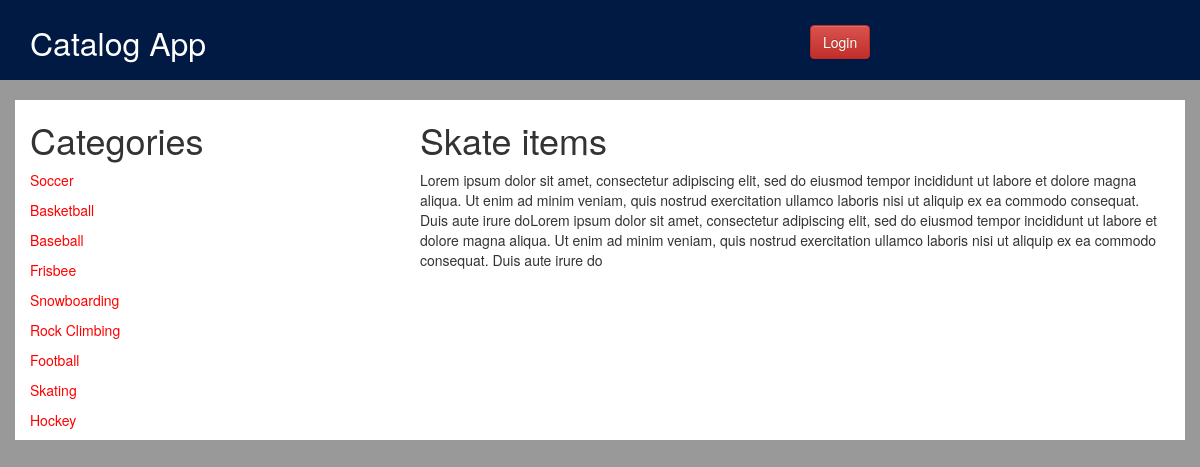
/catalog/Skating/6, run on an earlier commit of the app's database.
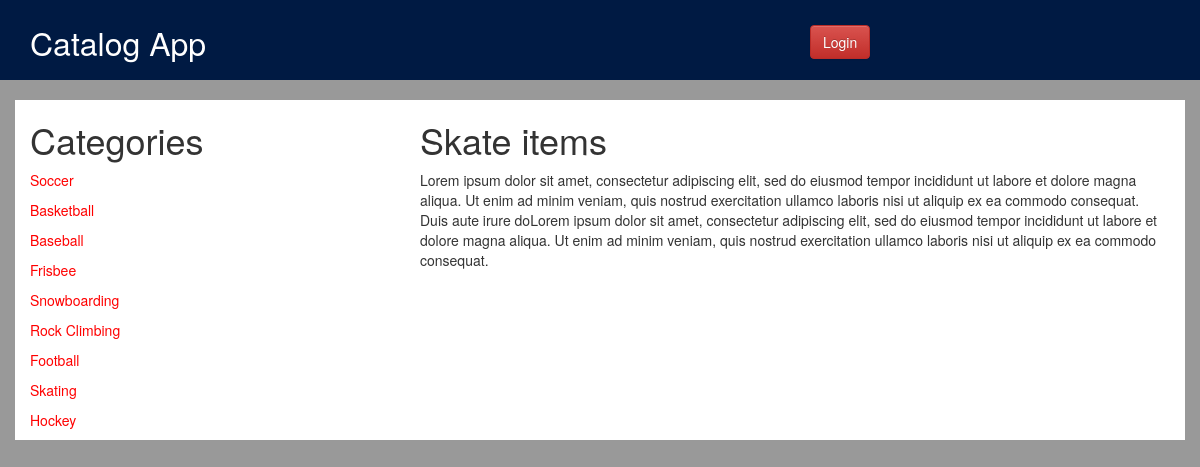
And on a later commit of the database.
### database_setup.py (models this page shows, shortened)
class Item(Base):
    __tablename__ = 'item'
    id = Column(Integer, primary_key=True)
    name = Column(String(250), nullable=False)
    description = Column(Text, nullable=True)
    category_id = Column(Integer, ForeignKey('category.id'))
    category = relationship(Category)
    user_id = Column(Integer, ForeignKey('user.id'))
    user = relationship(User)
    created_date = Column(DateTime, default=datetime.datetime.now)

### application.py (the view)
@app.route('/catalog/<string:category_name>/<int:item_id>')
def showItem(category_name, item_id):
    categories = session.query(Category).all()
    category = session.query(Category).filter_by(name=category_name).one()
    item = session.query(Item).filter_by(id=item_id, category_id=category.id).one()
    creator = getUserInfo(item.user_id)
    return render_template('item.html', category=category, categories=categories, item=item, creator=creator)

### application.py (called while the page is built)
def getUserInfo(user_id):
    user = session.query(User).filter_by(id=user_id).one()
    return user

### templates/item.html (shortened to what this page needs)
{% extends "main.html" %}
{% block content %}
<div class="container items">
    <div class="row">
        <div class="col-xs-4">
            <h1>Categories</h1>
            {% for category in categories %}
                <p><a href="{{ url_for('showItems', category_id=category.id) }}">{{ category.name }}</a></p>
            {% endfor %}
        </div>
        <div class="col-xs-8">
            <h1>{{ item.name }} items</h1>
            <p>{{ item.description }}</p>
        </div>
    </div>
</div>
{% endblock %}

What changed in the data, as far as the page shows it:
changed Item "Skate": description "…ex ea commodo consequat. Duis aute irure do" → "…ex ea commodo consequat."
